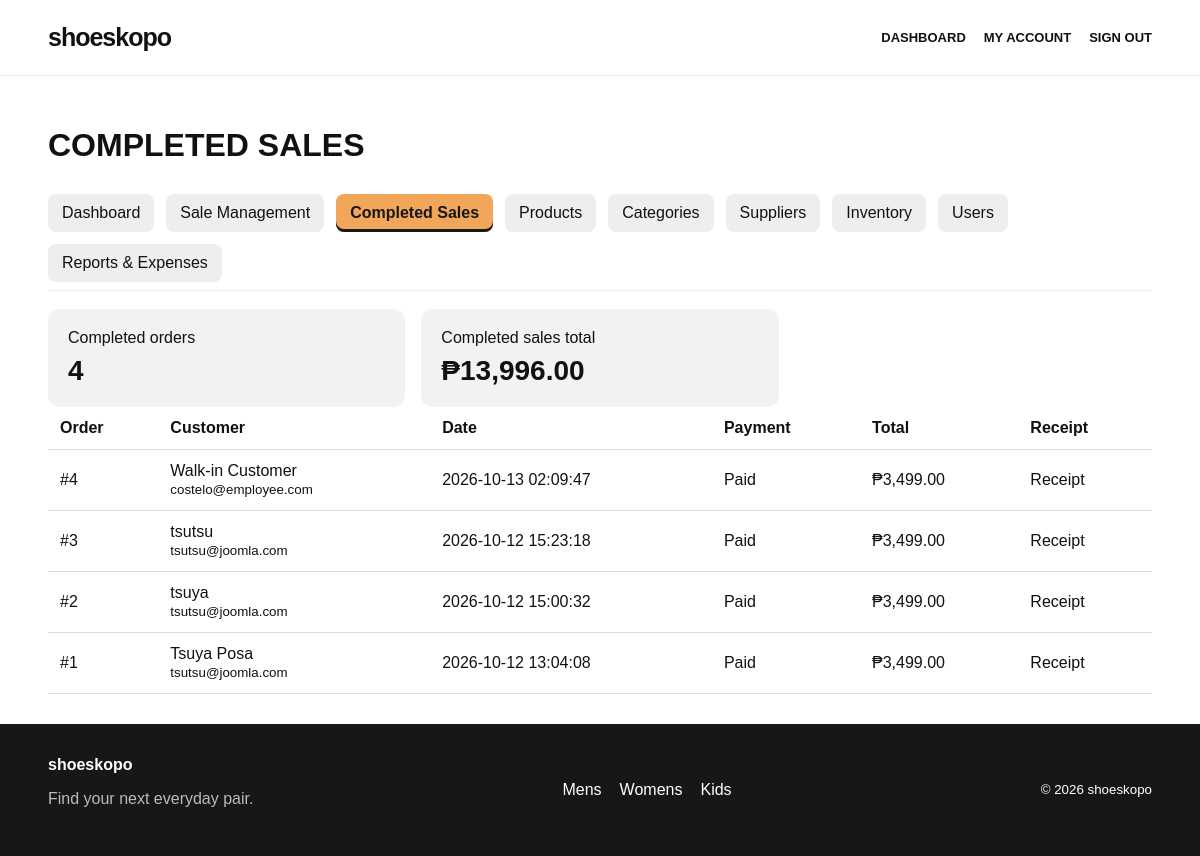
The app's page /admin/completed_sales.php (signed in), older data.
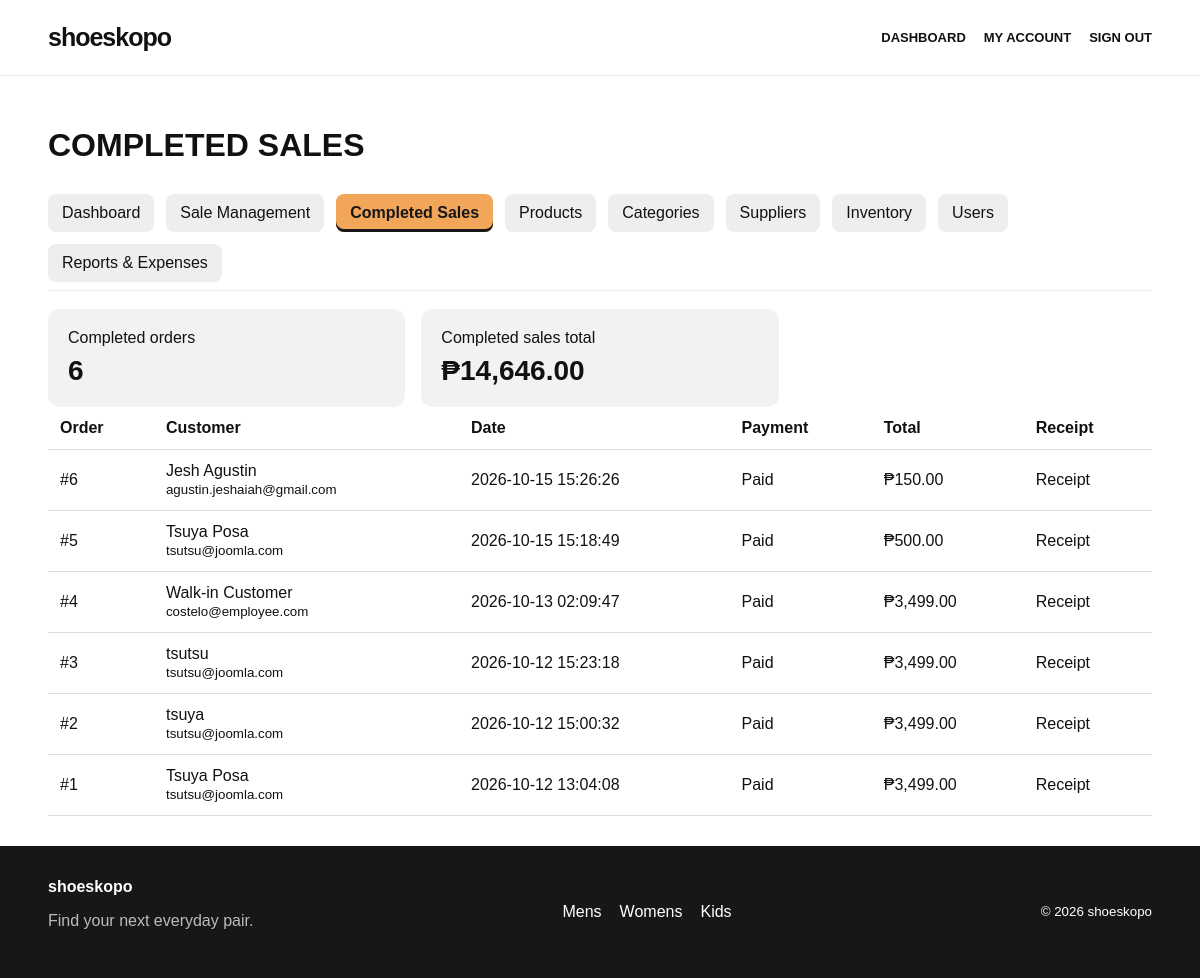
The same page, newer data.
### tables this page shows
CREATE TABLE `orders` (
  `id` int(11) NOT NULL,
  `user_id` int(11) NOT NULL,
  `total` decimal(10,2) NOT NULL DEFAULT 0.00,
  `status` enum('Pending','Processing','Shipped','Completed','Cancelled') NOT NULL DEFAULT 'Pending',
  `full_name` varchar(160) NOT NULL,
  `phone` varchar(40) NOT NULL,
  `address` text NOT NULL,
  `created_at` timestamp NOT NULL DEFAULT current_timestamp()
);

CREATE TABLE `users` (
  `id` int(11) NOT NULL,
  `username` varchar(80) NOT NULL,
  `email` varchar(190) NOT NULL,
  `password_hash` varchar(255) NOT NULL,
  `role` enum('admin','employee','customer') NOT NULL DEFAULT 'customer',
  `created_at` timestamp NOT NULL DEFAULT current_timestamp(),
  `full_name` varchar(160) DEFAULT NULL,
  `phone` varchar(40) DEFAULT NULL,
  `address` text DEFAULT NULL,
  `avatar_path` varchar(255) DEFAULT NULL,
  `is_active` tinyint(1) NOT NULL DEFAULT 1
);

CREATE TABLE `payments` (
  `id` int(11) NOT NULL,
  `order_id` int(11) NOT NULL,
  `payment_method` varchar(30) NOT NULL DEFAULT 'Cash',
  `payment_status` varchar(30) NOT NULL DEFAULT 'Pending',
  `cash_received` decimal(10,2) NOT NULL DEFAULT 0.00,
  `change_due` decimal(10,2) NOT NULL DEFAULT 0.00,
  `paid_at` datetime DEFAULT NULL,
  `created_at` timestamp NOT NULL DEFAULT current_timestamp()
);

### admin/completed_sales.php (the view, shortened to what this page needs)
<?php
require_once __DIR__ . '/../config/db.php';
require_once __DIR__ . '/../includes/functions.php';
$ordersStmt = $pdo->prepare("SELECT o.*, u.email, p.payment_status
     FROM orders o
     JOIN users u ON u.id = o.user_id
     LEFT JOIN payments p ON p.order_id = o.id
     WHERE o.status = ?
     ORDER BY o.created_at DESC");
$ordersStmt->execute(['Completed']);
$orders = $ordersStmt->fetchAll();
$totalSales = 0;
foreach ($orders as $order) { $totalSales += (float)$order['total']; }
include __DIR__ . '/../includes/header.php';
?>
<div class="admin-shell">
<h1>COMPLETED SALES</h1>
<?= admin_navigation('completed_sales.php') ?>
<div class="stat-grid"><div class="stat-card">Completed orders<strong><?= count($orders) ?></strong></div><div class="stat-card">Completed sales total<strong><?= money($totalSales) ?></strong></div></div>
<div class="table-wrap"><table class="data-table"><thead><tr><th>Order</th><th>Customer</th><th>Date</th><th>Payment</th><th>Total</th><th>Receipt</th></tr></thead><tbody>
<?php if (!$orders): ?><tr><td colspan="6">No completed sales yet. Complete an order in Sale Management and it will appear here automatically.</td></tr>
<?php else: foreach ($orders as $o): ?><tr><td>#<?= (int)$o['id'] ?></td><td><?= e($o['full_name'] ?? '') ?><br><small><?= e($o['email']) ?></small></td><td><?= e($o['created_at']) ?></td><td><?= e($o['payment_status'] ?? 'Pending') ?></td><td><?= money($o['total']) ?></td><td><a href="../receipt.php?order=<?= (int)$o['id'] ?>" target="_blank">Receipt</a></td></tr><?php endforeach; endif; ?>
</tbody></table></div></div>
<?php include __DIR__ . '/../includes/footer.php'; ?>

### includes/functions.php (shortened to what this page needs)
<?php
function e(?string $value): string {
    return htmlspecialchars($value ?? '', ENT_QUOTES, 'UTF-8');
}
function money($amount): string {
    return '₱' . number_format((float)$amount, 2);
}
function admin_navigation(string $active = ''): string {
    $items = [
        'index.php' => 'Dashboard', 'orders.php' => 'Sale Management',
        'completed_sales.php' => 'Completed Sales', 'products.php' => 'Products',
        'categories.php' => 'Categories', 'suppliers.php' => 'Suppliers',
        'inventory.php' => 'Inventory', 'users.php' => 'Users', 'reports.php' => 'Reports & Expenses'
    ];
    $html = '<nav class="admin-nav" aria-label="Admin menu">';
    foreach ($items as $file => $label) {
        $current = ($active === $file) ? ' aria-current="page" class="active"' : '';
        $html .= '<a href="' . e($file) . '"' . $current . '>' . e($label) . '</a>';
    }
    return $html . '</nav>';
}

Row changes from the older to the newer data that the page shows:
added orders: id "6", full_name "Jesh Agustin", user.email "agustin.jeshaiah@gmail.com", created_at "2026-10-15 15:26:26", payments.payment_status "Paid", total "₱150.00"
added orders: id "5", full_name "Tsuya Posa", user.email "tsutsu@joomla.com", created_at "2026-10-15 15:18:49", payments.payment_status "Paid", total "₱500.00"
Text that changed along with them:
count($orders): "4" → "6"
money($totalSales): "₱13,996.00" → "₱14,646.00"
